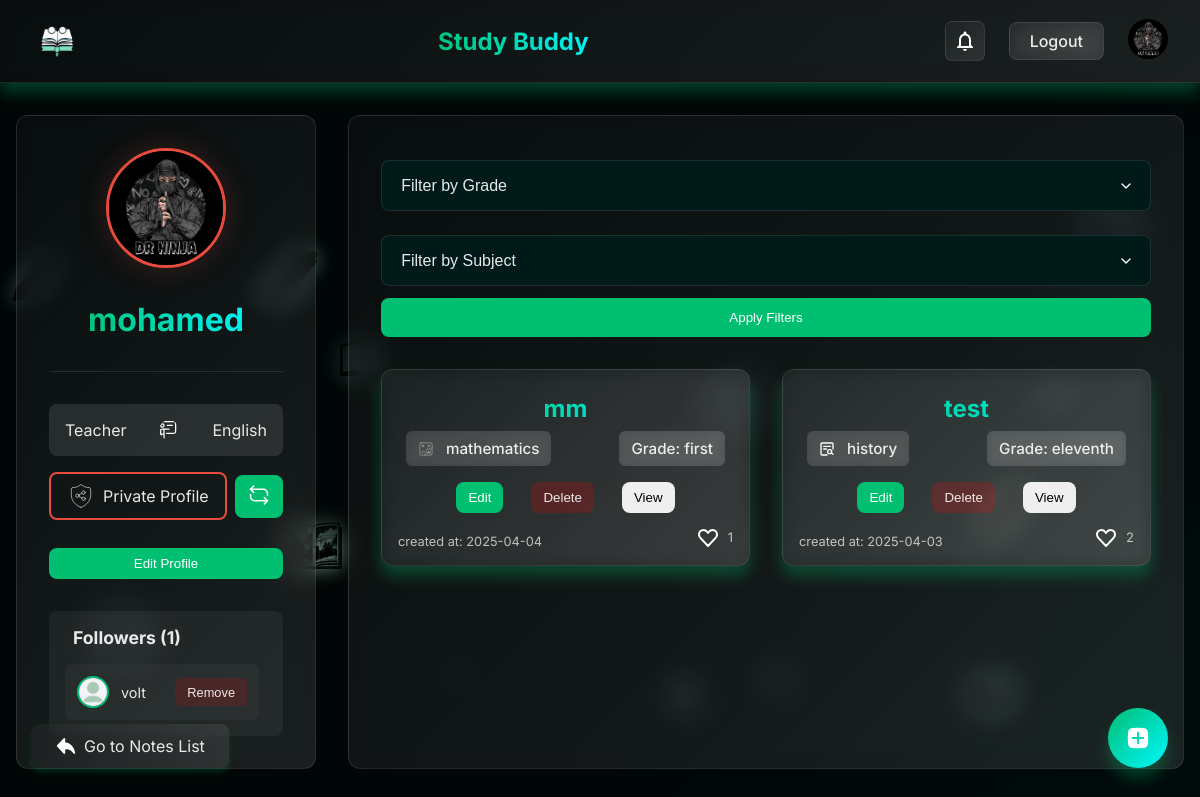
Screenshot of /profile/ (signed in) with the database file from the repository.
### users/models.py (models this page shows, shortened)
class CustomUser(AbstractUser):
    ROLE_CHOICES = [
        ('student', 'Student'),
        ('teacher', 'Teacher'),
    ]
    SUBJECT_CATEGORIES = Note.SUBJECT_CHOICES
    GRADE_LEVELS = Note.GRADE_CHOICES
    subject_category = models.CharField(max_length=20, choices=SUBJECT_CATEGORIES, blank=True, null=True , default='mathematics')
    role = models.CharField(max_length=10, choices=ROLE_CHOICES, default='student')
    grade_level = models.CharField(max_length=20, choices=GRADE_LEVELS, blank=True, null=True, default='first')
    email = models.EmailField(unique=True)
    profile_picture = models.ImageField(upload_to='profile_pictures/', blank=True, null=True)

### profile_users/models.py (models this page shows, shortened)
class Profile(models.Model):
    user = models.OneToOneField(User, on_delete=models.CASCADE)
    bio = models.TextField(blank=True)
    public_profile = models.BooleanField(default=False)

class Follow(models.Model):
    STATUS_CHOICES = [
        ('pending', 'Pending'),
        ('accepted', 'Accepted'),
        ('rejected', 'Rejected'),
    ]
    follower = models.ForeignKey(User, related_name='following', on_delete=models.CASCADE)
    following = models.ForeignKey(User, related_name='followers', on_delete=models.CASCADE)
    status = models.CharField(max_length=10, choices=STATUS_CHOICES, default='pending')
    created_at = models.DateTimeField(auto_now_add=True)
    class Meta:
        unique_together = ('follower', 'following')

### notes/models.py (models this page shows, shortened)
class Note(models.Model):
    SUBJECT_CHOICES = [
        ('mathematics', 'Mathematics'),
        ('science', 'Science'),
        ('history', 'History'),
        ('english', 'English'),
        ('computers', 'Computer Science'),
        ('arts', 'Arts'),
    ]
    GRADE_CHOICES =[
        ('first', 'First Grade'),
        ('second', 'Second Grade'),
        ('third', 'Third Grade'),
        ('fourth', 'Fourth Grade'),
        ('fifth', 'Fifth Grade'),
        ('sixth', 'Sixth Grade'),
        ('seventh', 'Seventh Grade'),
        ('eighth', 'Eighth Grade'),
        ('ninth', 'Ninth Grade'),
        ('tenth', 'Tenth Grade'),
        ('eleventh', 'Eleventh Grade'),
        ('twelfth', 'Twelfth Grade'),
    ]
    author = models.ForeignKey(settings.AUTH_USER_MODEL, on_delete=models.CASCADE, editable=False)
    title = models.CharField(max_length=255)
    content = models.TextField(blank=True, null=True)
    file = models.FileField(upload_to='notes/', blank=True, null=True)
    created_at = models.DateTimeField(auto_now_add=True)
    updated_at = models.DateTimeField(auto_now=True)
    grade_level = models.CharField(max_length=50,choices=GRADE_CHOICES, default='first')
    subject = models.CharField(max_length=50, choices=SUBJECT_CHOICES, default='mathematics')
    show_on_profile = models.BooleanField(default=False)

### profile_users/views.py (the view)
# urls.py: path('', profile_view, name='profile_view'),
@login_required
def profile_view(request):
    GRADE_CHOICES = Note.GRADE_CHOICES
    SUBJECT_CHOICES = Note.SUBJECT_CHOICES
    """ Display user's profile and notes """
    profile, created = Profile.objects.get_or_create(user=request.user)
    notes = request.user.note_set.all().order_by('-created_at')
    role=get_object_or_404(User, username=request.user.username).role
    if role == 'student':
        form=grade_level=get_object_or_404(User, username=request.user.username).grade_level
    else:
        form=subject_category=get_object_or_404(User, username=request.user.username).subject_category
    notes, grade_filter, subject_filter =filter_notes(notes, request)
    followers= Follow.objects.filter(following=request.user, status='accepted').count()
    followerss = Follow.objects.filter(following=request.user, status='accepted')
    return render(request, 'user_profiles/profile.html',
     {
        'profile': profile,
        'notes': notes,
        'followerss': followerss,
        'followers': followers,
        'GRADE_CHOICES': GRADE_CHOICES,
        'SUBJECT_CHOICES': SUBJECT_CHOICES,
        'grade_filter':grade_filter,
        'subject_filter': subject_filter,
        'form': form ,
        'has_unseen_notifications': has_unseen_notifications(request.user),
        'role': role
     })

### notifications/views.py (called while the page is built)
def has_unseen_notifications(user):
    return Notification.objects.filter(recipient=user).filter(models.Q(seen=False)).exists()

### profile_users/views.py (called while the page is built)
def filter_notes(notes, request):
    grade_filter = request.GET.get('grade_level', '')
    subject_filter = request.GET.get('subject', '')
    if grade_filter:
        notes = notes.filter(grade_level=grade_filter).order_by('-created_at')
    if subject_filter:
        notes = notes.filter(subject=subject_filter).order_by('-created_at')
    return notes, grade_filter, subject_filter

### profile_users/templates/user_profiles/profile.html (shortened to what this page needs)
{% load static %}
<!DOCTYPE html>
<html lang="en">
<head>
    <link rel="stylesheet" href="{% static 'css/root.css' %}">
    <link rel="stylesheet" href="{% static 'css/profile/profile.css' %}">
</head>
<body>
    <div class="background-animate">
    </div>
    <div class="create-note-button">
        <a href="{% url 'create_note' %}">
            <img src="{% static 'icons/add-note.svg' %}" alt="Add Note Icon" class="add-note-icon">
        </a>
    </div>
    <header id="site-header">
        <div class="logo-container">
            <a href="{% url 'notes_list' %}">
                <img src="{% static 'images/logo-2-trans.png' %}" alt="Study Buddy Logo" class="site-logo">
            </a>
        </div>
        <a href="{% url 'notes_list' %}">
            <h1 class="site-title">Study Buddy</h1>
        </a>
        <div class="header-actions">
            <a href="{% url 'notifications' %}">
                <div class="loader">
                    <img src="{% static 'icons/notify.svg' %}" alt="Notifications Icon">
                </div>
            </a>
            <a href="{% url 'logout' %}" class="logout-button">Logout</a>
            <div class="profile-icon-container">
                <a href="{% url 'profile_view' %}">
                    {% if request.user.profile_picture %}
                    <img src="{{ request.user.profile_picture.url }}" alt="Profile Avatar" class="author-avatar">
                    {% else %}
                    <img src="{% static 'images/default-avatar.png' %}" alt="Profile Avatar" class="author-avatar">
                    {% endif %}
                </a>
            </div>
        </div>
    </header>
    <div class="profile-container">
        <aside class="profile-sidebar">
            <div class="profile-header">
                {% if profile.user.profile_picture %}
                <img src="{{ profile.user.profile_picture.url }}" alt="Profile Picture" class="profile-picture" data-public="{{ profile.public_profile|yesno:'true,false' }}">
                {% else %}
                <img src="{% static 'images/default-avatar.png' %}" alt="Profile Picture" class="profile-picture" data-public="{{ profile.public_profile|yesno:'true,false' }}">
                {% endif %}
                <div class="profile-info">
                    <h2>{{ request.user.username }}</h2>
                </div>
            </div>
            <div class="role-container">
                <p class="main-role">{{ role }}</p>
                {% if role == "teacher" %}
                <img src="{% static 'icons/teacher-icon.svg' %}" alt="Teacher Icon" class="role-icon">
                <p>{{ form }}</p>
                {% endif %}
            </div>
            <div class="privacy-toggle">
                <p class="privacy-type" data-public="{{ profile.public_profile|yesno:'true,false' }}">
                    {% if profile.public_profile %}
                    <img src="{% static 'icons/public.svg' %}" alt="Public Profile Icon" class="private-icon" data-public="{{ profile.public_profile|yesno:'true,false' }}">
                    Public Profile
                    {% else %}
                    <img src="{% static 'icons/private.svg' %}" alt="Private Profile Icon" class="private-icon" data-public="{{ profile.public_profile|yesno:'true,false' }}">
                    Private Profile
                    {% endif %}
                </p>
                <form action="{% url 'toggle_profile_privacy' %}" method="post">
                    <button type="submit">
                        <img src="{%static 'icons/change.svg' %}" alt="change-profile-privacy">
                    </button>
                </form>
            </div>
            <a href="{% url 'edit_profile' %}" class="edit-profile">
                <button>Edit Profile</button>
            </a>
            <div class="followers-section">
                <h3>Followers ({{ followers }})</h3>
                <div class="followers-wrapper">
                    <ul class="followers-list">
                        {% for follower in followerss %}
                        <li class="follower-item">
                            <div class="follower-info">
                                <a href="{% url 'public_profile' follower.follower.username%}" class="follower-link">
                                    {% if follower.follower.profile_picture %}
                                    <img src="{{ follower.follower.profile_picture.url }}" alt="Profile Avatar"
                                        class="follower-picture">
                                    {% else %}
                                    <img src="{% static 'images/default-avatar.png' %}" alt="Profile Avatar"
                                        class="follower-picture">
                                    {% endif %}
                                    <span class="follower-name">{{ follower.follower.username }}</span>
                                </a>
                            </div>
                            <form action="{% url 'remove_follower' follower.id %}" method="post" class="remove-form">
                                <button type="submit" class="remove-btn">Remove</button>
                            </form>
                        </li>
                        {% empty %}
                        <p class="no-followers">You have no followers.</p>
                        {% endfor %}
                    </ul>
                </div>
            </div>
        </aside>
        <main class="profile-main">
            <div class="filter-section">
                <form method="GET" class="filter-form">
                    <select name="grade_level" id="grade_level">
                        <option value="">Filter by Grade</option>
                    </select>
                    <select name="subject" id="subject">
                        <option value="">Filter by Subject</option>
                    </select>
                    <button type="submit" class="filter-btn">Apply Filters</button>
                </form>
            </div>
            <div class="notes-grid">
                {% for note in notes %}
                <div class="note-card">
                    <h1>{{ note.title }}</h1>
                    <div class="note-meta">
                        <div class="meta-container">
                            <span class="note-meta-subject">
                                {% if note.subject == "history" %}
                                <img src="{% static 'icons/subject/history.svg' %}" alt="History Icon"
                                    class="subject-icon">
                                {% elif note.subject == "mathematics" %}
                                <img src="{% static 'icons/subject/math.svg' %}" alt="Mathematics Icon"
                                    class="subject-icon">
                                {% elif note.subject == "science" %}
                                <img src="{% static 'icons/subject/science.svg' %}" alt="Science Icon"
                                    class="subject-icon">
                                {% elif note.subject == "english" %}
                                <img src="{% static 'icons/subject/english.svg' %}" alt="English Icon"
                                    class="subject-icon">
                                {% elif note.subject == "computers" %}
                                <img src="{% static 'icons/subject/computers.svg' %}" alt="Computer Science Icon"
                                    class="subject-icon">
                                {% elif note.subject == "arts" %}
                                <img src="{% static 'icons/subject/arts.svg' %}" alt="Arts Icon" class="subject-icon">
                                {% endif %}
                                {{ note.subject }}
                            </span>
                            <span class="note-meta-grade">Grade: {{ note.grade_level }}</span>
                        </div>
                    </div>
                    <div class="action-btns">
                        <a href="{% url 'edit_note' note.id %}">
                            <button class="edit-btn">Edit</button>
                        </a>
                        <a href="{% url 'delete_note' note.id %}">
                            <button class="del-btn">Delete</button>
                        </a>
                        <a href="{% url 'note_detail' note.id %}">
                            <button class="review-btn">View</button>
                        </a>
                    </div>
                    <div class="meta-btm">
                        <div class="created-at">
                            <span class="note-meta-date">created at: {{ note.created_at|date:"Y-m-d" }}</span>
                        </div>
                        <div class="likes-section">
                            <span class="note-meta-likes">
                                <img src="{% static 'icons/heart-likes.svg' %}" alt="Like Icon">
                                {{ note.likes.count }}
                            </span>
                        </div>
                    </div>
                </div>
                {% empty %}
                <p>You haven't created any notes yet.</p>
                {% endfor %}
            </div>
        </main>
        <a href="{% url 'notes_list' %}" class="back-button">
            <img src="{% static 'icons/back-icon.svg' %}" alt="Back" class="back-icon">
            Go to Notes List
        </a>
    </div>
</body>
</html>

### static/css/root.css (style rules this page uses)
:root { --primary-color: #01bf71; --primary-hover: #00f7ff; --background-dark: #010606; --background-light: #001a1a; --text-primary: rgba(255, 255, 255, 0.9); --text-secondary: rgba(255, 255, 255, 0.7); --gradient-glass: linear-gradient(135deg, rgba(255, 255, 255, 0.03), rgba(255, 255, 255, 0.1)); --gradient-primary: linear-gradient(135deg, var(--primary-color), var(--primary-hover)); --radius-sm: 0.375rem; --radius-md: 0.5rem; --radius-lg: 0.75rem; --shadow-sm: 0 2px 4px rgba(0, 0, 0, 0.2); --shadow-md: 0 4px 6px rgba(1, 191, 113, 0.2); --shadow-lg: 0 10px 15px rgba(1, 191, 113, 0.3); --shadow-glow: 0 0 30px rgba(1, 191, 113, 0.2); --shadow-private: 0 0 30px rgb(231, 76, 60,0.2); --transition-all: all 0.3s cubic-bezier(0.4, 0, 0.2, 1); }
.background-animate { position: fixed; top: 0; left: 0; width: 100%; height: 100%; z-index: -1; pointer-events: none; }
.loader { width: 40px; height: 40px; background: var(--gradient-glass); border: 1px solid rgba(255, 255, 255, 0.1); border-radius: 7px; padding: 0.5rem; display: flex; align-items: center; justify-content: center; position: relative; cursor: pointer; transition: 0.2s; }

### rows the page displays
CustomUser: user.profile_picture (picture), role "Teacher", subject_category "English"
Profile: user.profile_picture (picture)
Follow: follower.username "volt"
Note: subject "mathematics", grade_level "first", created_at "2025-04-04", likes.count "1"
Note: subject "history", grade_level "eleventh", created_at "2025-04-03", likes.count "2"

### other values shown
{{ followers }} "1"
